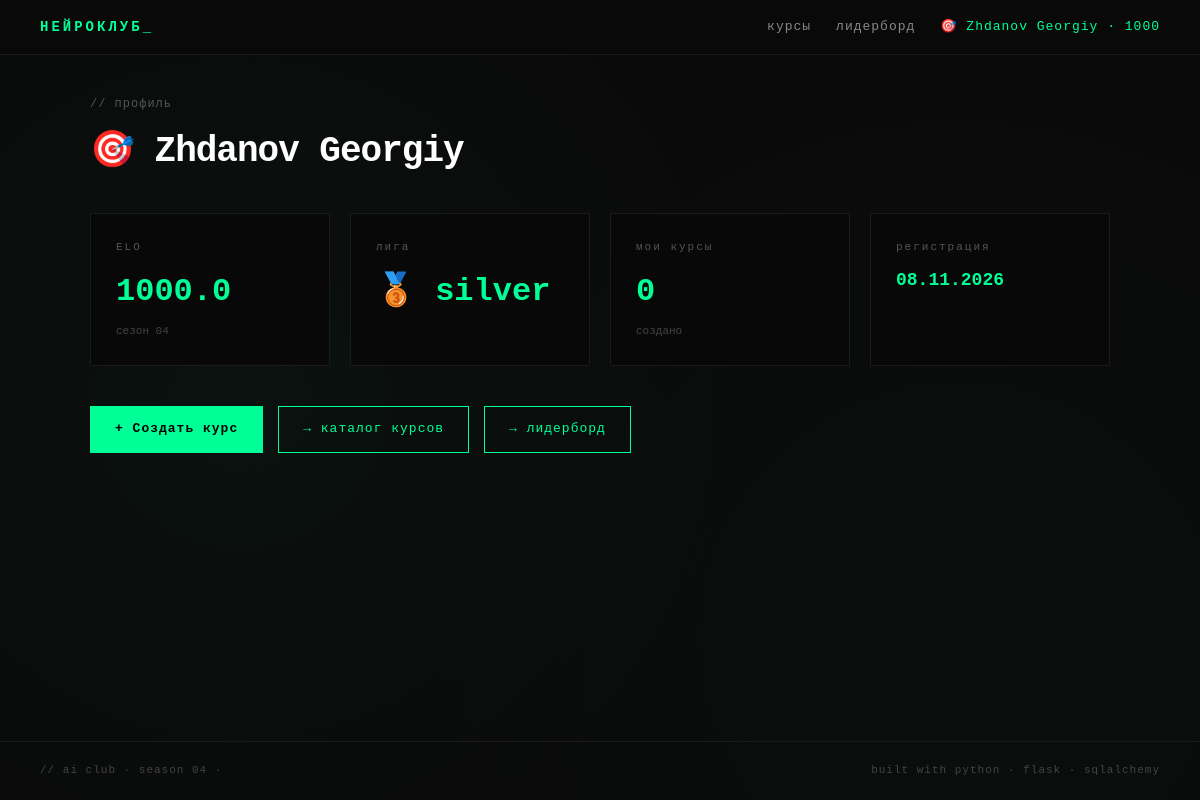
The page /profile (signed in) on the database as committed earlier.
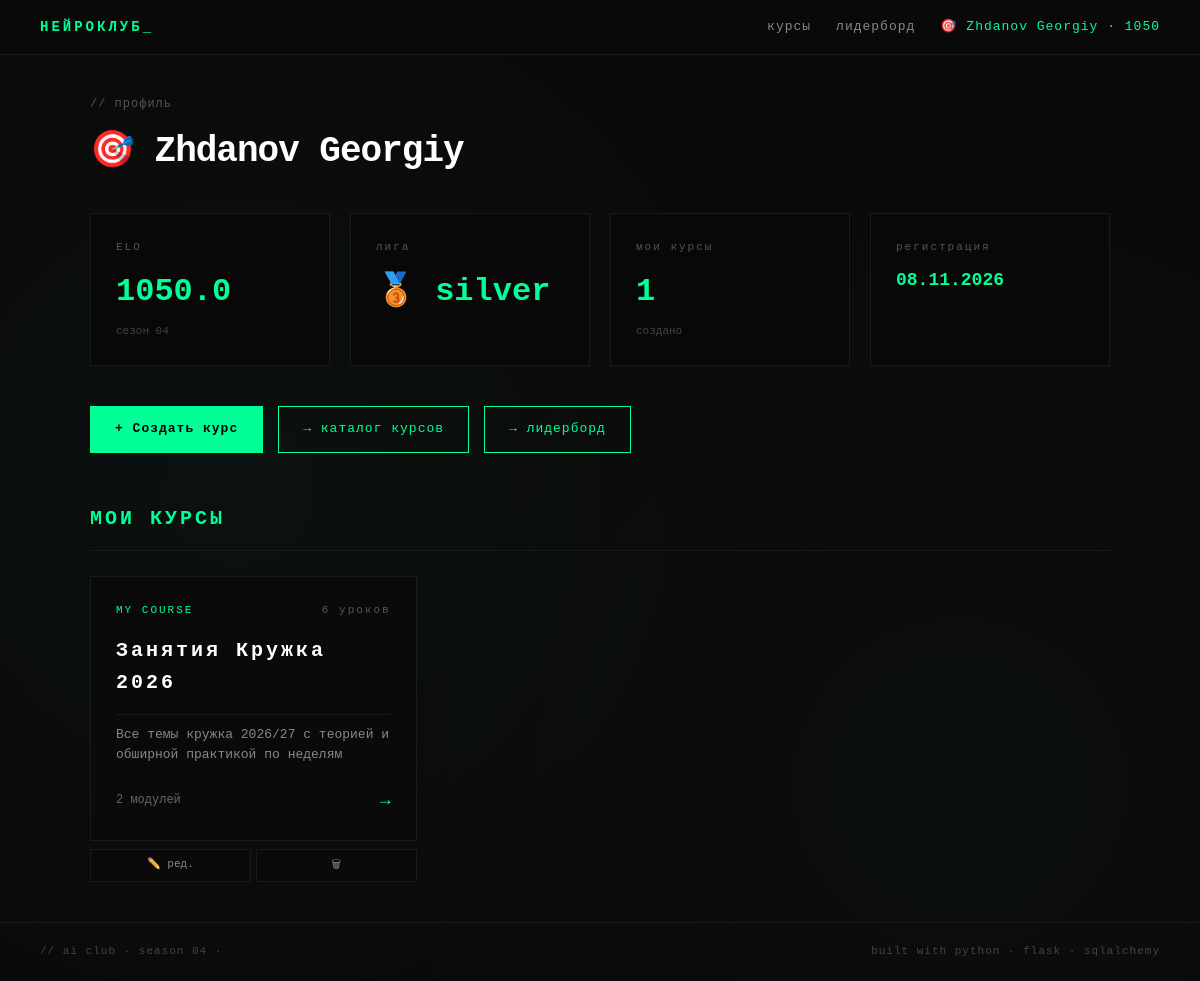
The same page on the database as committed later.
### models.py (models this page shows, shortened)
class User(Base):
    __tablename__ = "users"
    id = Column(Integer, primary_key=True)
    username = Column(String(50), unique=True, nullable=False, index=True)
    password_hash = Column(String(255), nullable=False)
    avatar = Column(String(50), default="🤖")
    elo_rating = Column(Float, default=1000.0)
    created_at = Column(DateTime, default=datetime.utcnow)
    courses = relationship("Course", back_populates="author")

class Lesson(Base):
    __tablename__ = "lessons"
    id = Column(Integer, primary_key=True)
    module_id = Column(Integer, ForeignKey("modules.id"), nullable=False)
    title = Column(String(200), nullable=False)
    type = Column(String(20), nullable=False)  # 'markdown' | 'jupyter' | 'ai_trainer'
    content = Column(Text)  # markdown текст / JSON с настройками
    order = Column(Integer, default=0)
    module = relationship("Module", back_populates="lessons")

class Course(Base):
    __tablename__ = "courses"
    id = Column(Integer, primary_key=True)
    title = Column(String(200), nullable=False)
    description = Column(Text)
    author_id = Column(Integer, ForeignKey("users.id"))
    created_at = Column(DateTime, default=datetime.utcnow)
    author = relationship("User", back_populates="courses")
    modules = relationship("Module", back_populates="course", cascade="all, delete-orphan")

### app.py (the view)
@app.route("/profile")
@login_required
def profile():
    user = current_user()
    db = SessionLocal()
    my_courses = db.query(Course).options(
        joinedload(Course.modules).joinedload(Module.lessons)
    ).filter(Course.author_id == user.id).all()
    courses_data = []
    for c in my_courses:
        lessons_count = sum(len(m.lessons) for m in c.modules)
        courses_data.append({
            "id": c.id,
            "title": c.title,
            "description": c.description,
            "modules_count": len(c.modules),
            "lessons_count": lessons_count
        })
    db.close()
    return render_template("profile.html", user=user, my_courses=courses_data)

### app.py (called while the page is built)
def login_required(f):
    @wraps(f)
    def wrapper(*args, **kwargs):
        if "user_id" not in session:
            return redirect(url_for("index"))
        return f(*args, **kwargs)
    return wrapper

def current_user():
    if "user_id" not in session:
        return None
    db = SessionLocal()
    u = db.query(User).filter(User.id == session["user_id"]).first()
    db.close()
    return u

### templates/profile.html (shortened to what this page needs)
{% extends "base.html" %}
{% block content %}
<div class="page-header">
    <div class="crumb">// профиль</div>
    <h1>{{ user.avatar }} {{ user.username }}</h1>
</div>
<div class="profile-grid">
    <div class="stat-card">
        <div class="stat-label">ELO</div>
        <div class="stat-value">{{ "%.1f"|format(user.elo_rating) }}</div>
        <div class="stat-sub">сезон 04</div>
    </div>
    <div class="stat-card">
        <div class="stat-label">лига</div>
        <div class="stat-value">
            {% if user.elo_rating >= 1600 %}🔥 master
            {% elif user.elo_rating >= 1400 %}⚡ diamond
            {% elif user.elo_rating >= 1200 %}🥈 gold
            {% elif user.elo_rating >= 1000 %}🥉 silver
            {% else %}🌱 bronze{% endif %}
        </div>
    </div>
    <div class="stat-card">
        <div class="stat-label">мои курсы</div>
        <div class="stat-value">{{ my_courses|length }}</div>
        <div class="stat-sub">создано</div>
    </div>
    <div class="stat-card">
        <div class="stat-label">регистрация</div>
        <div class="stat-value" style="font-size:18px">{{ user.created_at.strftime('%d.%m.%Y') if user.created_at else '—' }}</div>
    </div>
</div>
<div class="profile-actions">
    <a href="/create-course" class="btn btn-create">+ Создать курс</a>
    <a href="/courses" class="btn">→ каталог курсов</a>
    <a href="/leaderboard" class="btn">→ лидерборд</a>
</div>
{% if my_courses %}
<div class="my-courses-section">
    <h2>МОИ КУРСЫ</h2>
    <div class="courses-grid">
        {% for c in my_courses %}
        <div class="course-card-wrapper">
            <a href="/course/{{ c.id }}" class="course-card">
                <div class="card-top">
                    <span class="card-type">MY COURSE</span>
                    <span class="card-count">{{ c.lessons_count }} уроков</span>
                </div>
                <h2>{{ c.title }}</h2>
                <p>{{ c.description or '—' }}</p>
                <div class="card-bottom">
                    <span class="card-modules">{{ c.modules_count }} модулей</span>
                    <span class="card-arrow">→</span>
                </div>
            </a>
            <div class="card-actions">
                <a href="/edit-course/{{ c.id }}" class="card-btn">✏️ ред.</a>
                <button onclick="deleteCourseFromProfile({{ c.id }})" class="card-btn card-btn-danger">🗑</button>
            </div>
        </div>
        {% endfor %}
    </div>
</div>
{% endif %}
{% endblock %}

### templates/base.html (shortened to what this page needs)
<!DOCTYPE html>
<html lang="ru">
<head>
    <link rel="stylesheet" href="{{ url_for('static', filename='style.css') }}">
</head>
<body>
    <nav class="topnav">
        <a href="/" class="nav-logo">НЕЙРОКЛУБ<span class="blink">_</span></a>
        <div class="nav-links">
            <a href="/courses" class="nav-link">курсы</a>
            <a href="/leaderboard" class="nav-link">лидерборд</a>
            {% if user %}
                <a href="/profile" class="nav-link nav-user">{{ user.avatar }} {{ user.username }} · {{ "%.0f"|format(user.elo_rating) }}</a>
            {% else %}
                <a href="/" class="nav-link nav-enter">→ войти</a>
            {% endif %}
        </div>
    </nav>
    <main class="page">
        {% block content %}{% endblock %}
    </main>
    <footer class="footer">
        <div>// ai club · season 04 · {{ now_year }}</div>
        <div>built with python · flask · sqlalchemy</div>
    </footer>
</body>
</html>

Rows that differ between the two databases and show on the page:
changed User "Zhdanov Georgiy": elo_rating "1000" → "1050"; elo_rating "1000.0" → "1050.0"
now on this page (row edited): Lesson: lessons_count "6", title "Занятия Кружка 2026", description "Все темы кружка 2026/27 с теорией и обширной практикой по неделям", modules_count "2"
Other text that changed with them:
{{ my_courses|length }}: "0" → "1"
text now shown: "МОИ КУРСЫ"
